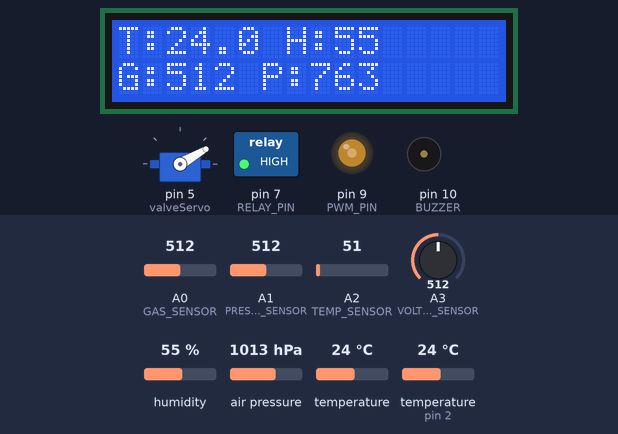
Simulated run of this sketch. Board: Arduino Uno, built with avr-gcc and run on an emulated ATmega328P. On the bench: servo, 16×2 character LCD, switched loads named in the sketch (green lamp = pin HIGH), output pins drawn as LEDs (lit = HIGH), buzzer (waves = sounding, pin HIGH). The test bench sets the inputs (shaded band); at power-on: A0 (GAS_SENSOR) = 512, A3 (VOLTAGE_SENSOR) = 512, A1 (PRESSURE_SENSOR) = 512, A2 (TEMP_SENSOR) = 51, humidity 55 %, air pressure 1013 hPa, temperature 24 °C, temperature (sensor on pin 2) 24 °C. What the sketch prints to the serial monitor is not drawn.

Above: at 1.2 s.
1.3 s: A0 (GAS_SENSOR) set to 716
At 3.3 s:
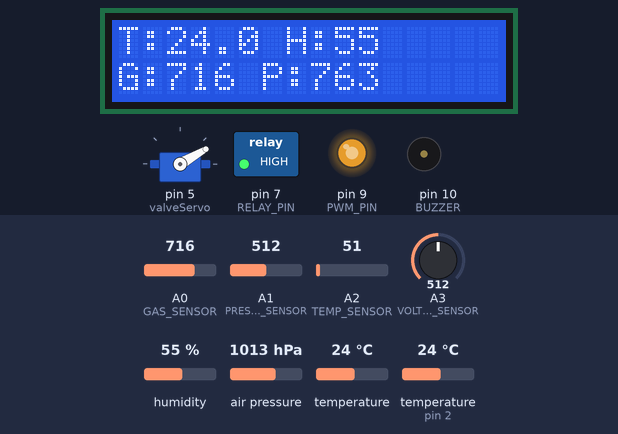
3.6 s: A0 (GAS_SENSOR) set to 740
At 5.0 s:
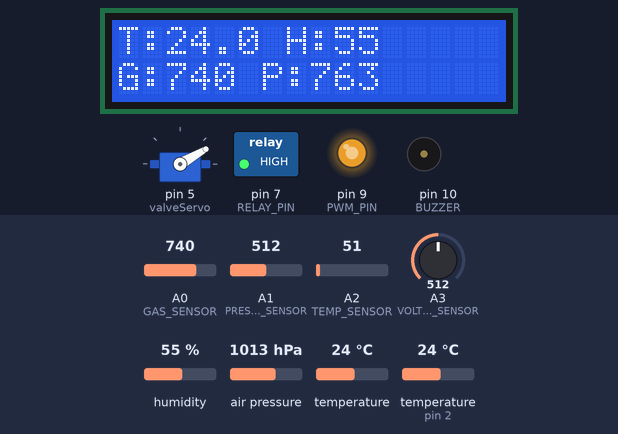
5.7 s: A0 (GAS_SENSOR) set to 769
At 7.4 s:
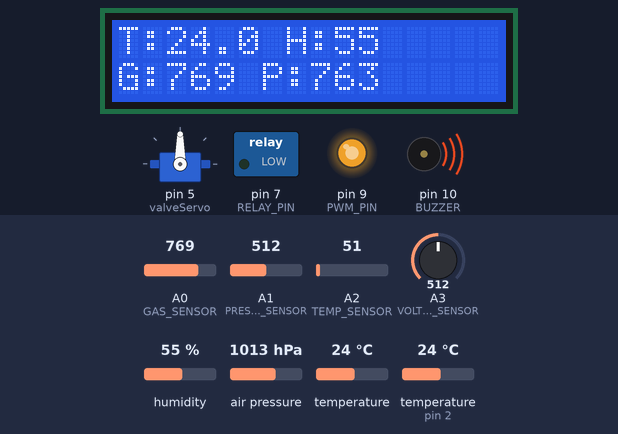
7.7 s: A3 (VOLTAGE_SENSOR) set to 716
At 8.9 s:
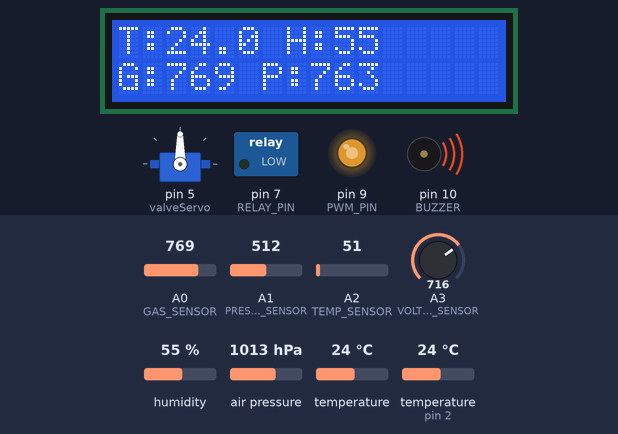
9.8 s: A3 (VOLTAGE_SENSOR) set to 992
At 11.4 s:
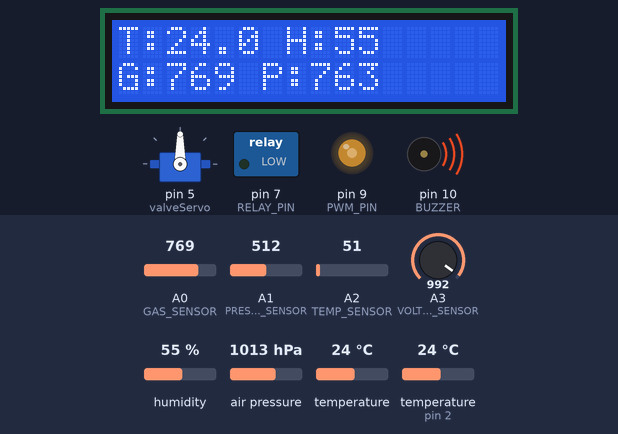
11.8 s: A0 (GAS_SENSOR) set to 306
At 13.9 s:
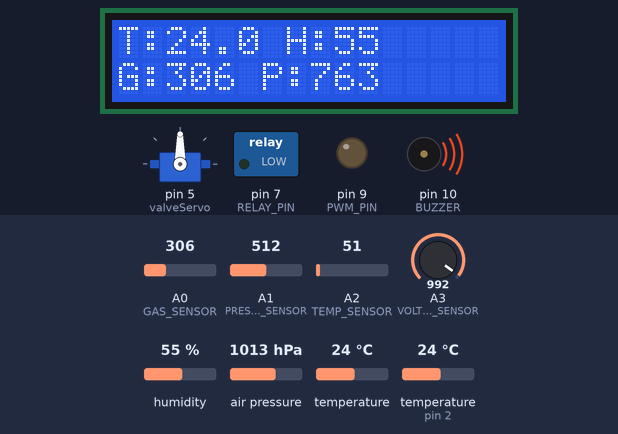
Timing chart, 0 to 14.9 s (numbered marks = the images above; inputs shaded):
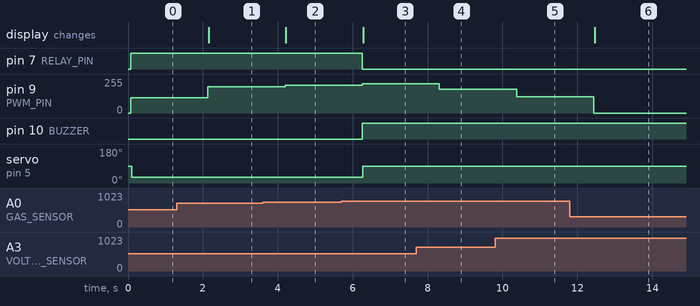

Measured:
- the behaviour switches between 750 and 751 on A0 (GAS_SENSOR) (found by bisection; images 2 and 3)
- after the input at 1.3 s, pin 9 (PWM_PIN): 116/255 → 198/255 after 0.83 s; the display: changes after 0.86 s (image 1)
- after the input at 3.6 s, pin 9 (PWM_PIN): 198/255 → 208/255 after 0.59 s; the display: changes after 0.62 s (image 2)
- after the input at 5.7 s, pin 7 (RELAY_PIN): HIGH → LOW after 0.55 s; pin 9 (PWM_PIN): 208/255 → 219/255 after 0.55 s; pin 10 (BUZZER): LOW → HIGH after 0.55 s; servo on pin 5 (valveServo): 30° → 90° after 0.57 s; the display: changes after 0.58 s (image 3)
- after the input at 7.7 s, pin 9 (PWM_PIN): 219/255 → 178/255 after 0.61 s
- after the input at 9.8 s, pin 9 (PWM_PIN): 178/255 → 123/255 after 0.57 s
- after the input at 11.8 s, pin 9 (PWM_PIN): 123/255 → 0/255 after 0.64 s; the display: changes after 0.66 s (image 6)

The sketch:

se7en_controller_v1.ino
```cpp
#include <Wire.h>
#include <Adafruit_Sensor.h>
#include <Adafruit_BME280.h>
#include <DHT.h>
#include <LiquidCrystal_I2C.h>
#include <Servo.h>

#define DHTPIN 2
#define DHTTYPE DHT22
#define GAS_SENSOR A0
#define PRESSURE_SENSOR A1
#define TEMP_SENSOR A2
#define VOLTAGE_SENSOR A3
#define RELAY_PIN 7
#define PWM_PIN 9
#define BUZZER 10

Adafruit_BME280 bme;
DHT dht(DHTPIN, DHTTYPE);
LiquidCrystal_I2C lcd(0x27, 16, 2);
Servo valveServo;

float gasVal, pressureVal, tempVal, voltageVal;
float predictedOutput = 0;
int pwmValue = 0;
unsigned long lastTrigger = 0;

void setup() {
  pinMode(RELAY_PIN, OUTPUT);
  pinMode(PWM_PIN, OUTPUT);
  pinMode(BUZZER, OUTPUT);
  valveServo.attach(5);
  digitalWrite(RELAY_PIN, LOW);
  analogWrite(PWM_PIN, 0);
  lcd.begin();
  lcd.backlight();
  dht.begin();
  bme.begin(0x76);
  valveServo.write(0);
  Serial.begin(9600);
}

void loop() {
  gasVal = analogRead(GAS_SENSOR);
  pressureVal = analogRead(PRESSURE_SENSOR);
  tempVal = analogRead(TEMP_SENSOR);
  voltageVal = analogRead(VOLTAGE_SENSOR);

  float t = dht.readTemperature();
  float h = dht.readHumidity();
  float bmeTemp = bme.readTemperature();
  float bmePressure = bme.readPressure() / 100.0F;

  float avgTemp = (t + bmeTemp) / 2.0;
  float avgPressure = (pressureVal + bmePressure) / 2.0;

  predictedOutput = (avgTemp * 0.6) + (gasVal * 0.4) - (voltageVal * 0.2);
  if (predictedOutput < 0) predictedOutput = 0;
  if (predictedOutput > 255) predictedOutput = 255;
  pwmValue = (int)predictedOutput;

  analogWrite(PWM_PIN, pwmValue);

  if (gasVal > 750 || avgTemp > 65 || voltageVal > 900) {
    digitalWrite(RELAY_PIN, LOW);
    digitalWrite(BUZZER, HIGH);
    valveServo.write(90);
  } else {
    digitalWrite(RELAY_PIN, HIGH);
    digitalWrite(BUZZER, LOW);
    valveServo.write(30);
  }

  lcd.setCursor(0, 0);
  lcd.print("T:");
  lcd.print(avgTemp, 1);
  lcd.print(" H:");
  lcd.print(h, 0);

  lcd.setCursor(0, 1);
  lcd.print("G:");
  lcd.print(gasVal, 0);
  lcd.print(" P:");
  lcd.print(avgPressure, 0);

  Serial.print("TEMP:");
  Serial.print(avgTemp);
  Serial.print(",HUM:");
  Serial.print(h);
  Serial.print(",GAS:");
  Serial.print(gasVal);
  Serial.print(",PRES:");
  Serial.print(avgPressure);
  Serial.print(",PWM:");
  Serial.println(pwmValue);

  delay(1000);
}
```
